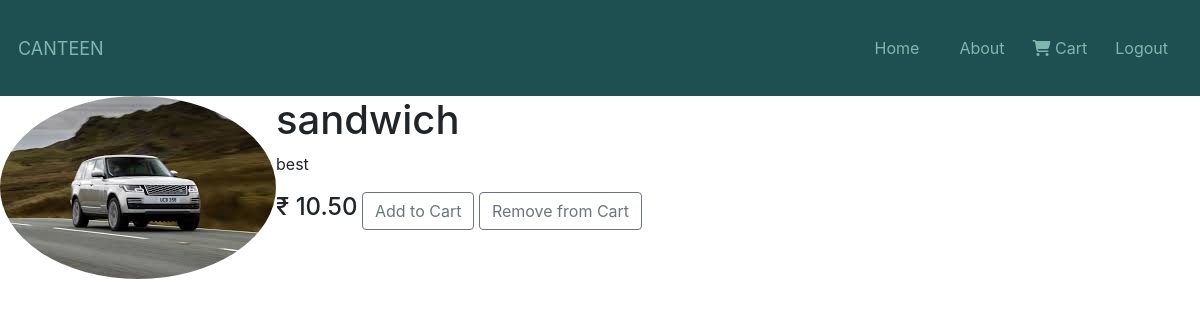
The app's page /Product/1/ (signed in), older data.
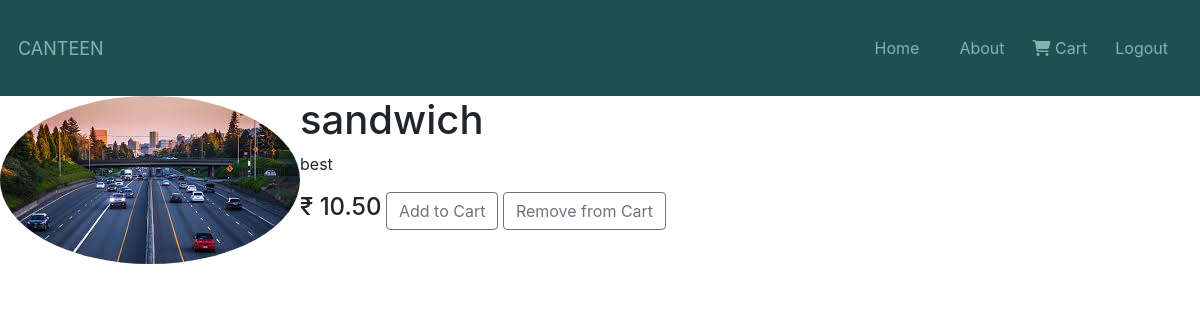
The same page, newer data.
### ordering/models.py (models this page shows, shortened)
class Product(models.Model):
    options=(("Breakfast","Breakfast"),
    ("Lunch","Lunch"),
    ("Todayspl","Todayspl"),)
    name=models.CharField(max_length=100)
    price=models.DecimalField(max_digits=7,decimal_places=2)
    category=models.CharField(max_length=10,choices=options)
    description=models.TextField(max_length=500)
    image=models.ImageField(null=True,blank=True)
    @property
    def ImageURL(self):
        try:
            url = self.image.url
        except:
            url = ''
        return url

### ordering/views.py (the view)
# urls.py: path("Product/<int:id>/", views.ProductDetailView,name="Productdetail"),
def ProductDetailView(request,id):
    product=get_object_or_404(Product,pk=id)
    context={"product":product}
    return render(request,"ordering/ProductDetailView.html",context)

### ordering/templates/ordering/ProductDetailView.html
{% extends "account/base.html" %}
{% block content %}
<article class="media content-section">
    <img class="rounded-circle article-img" src="{{ product.ImageURL }}">
    <div class="media-body">
        <div class="article-metadata">
            <h1 class="mr-2">{{ product.name }}</h1>
        </div>
        <p class="article-content">{{ product.description }}</p>
        <h4 style="display: inline-block;float:none">₹ {{product.price|floatformat:2}}</h4>
            <a href="{% url 'add-to-cart' product.id %}"  class="btn btn-outline-secondary add-btn update-cart">Add
                to Cart</a>
            <a href="{% url 'remove-from-cart' product.id %}"  class="btn btn-outline-secondary add-btn update-cart">Remove from  Cart</a>
    </div>
</article>
{% endblock %}

Row changes from the older to the newer data that the page shows:
changed Product "sandwich": ImageURL: a different picture
